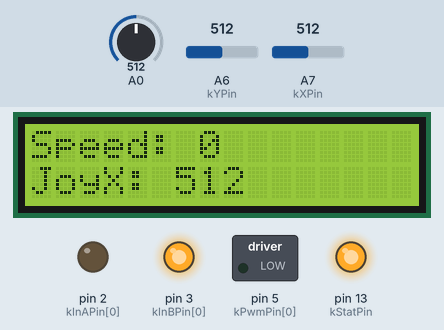
Simulated run of this program. Board: Arduino Nano, built with avr-gcc and run on an emulated ATmega328P. Parts: 16×2 character LCD, switched loads named in the program (green lamp = pin HIGH), output pins drawn as LEDs (lit = HIGH). The inputs (shaded band) are chosen by the test bench; at power-on: A7 (kXPin) = 512, A0 = 512, A6 (kYPin) = 512.

Above: at 1.4 s.
1.5 s: A7 (kXPin) set to 1023
At 2.6 s:
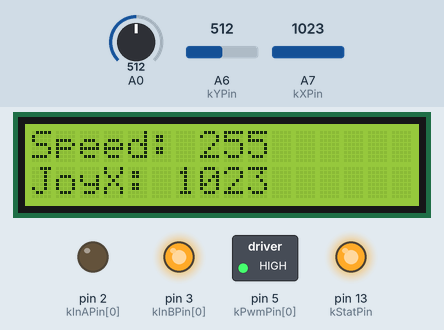
4.5 s: A7 (kXPin) set to 1014
At 5.9 s:
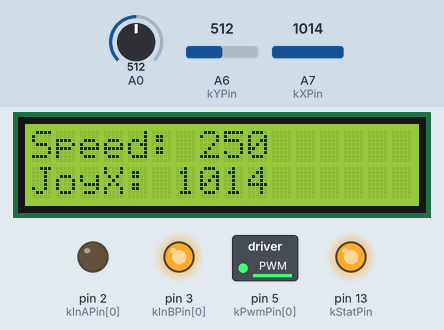
6.2 s: A7 (kXPin) set to 716
At 7.5 s:
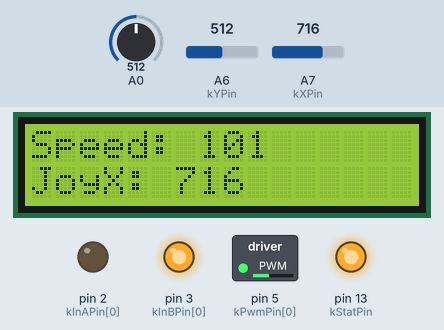
7.8 s: A7 (kXPin) set to 0
At 9.0 s:
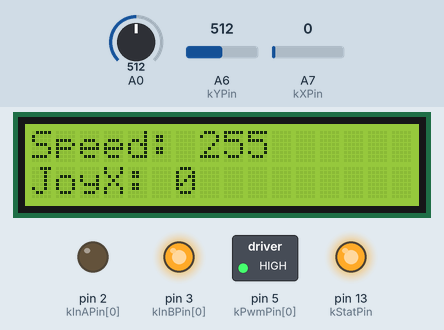
10.8 s: A7 (kXPin) set to 489
At 11.7 s:
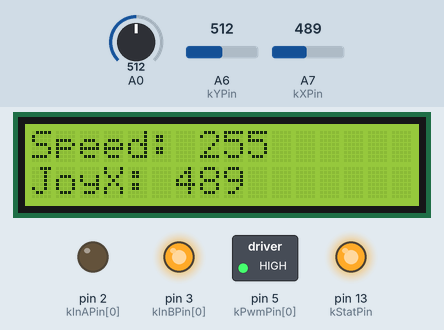
12.5 s: A7 (kXPin) set to 507
At 12.9 s:
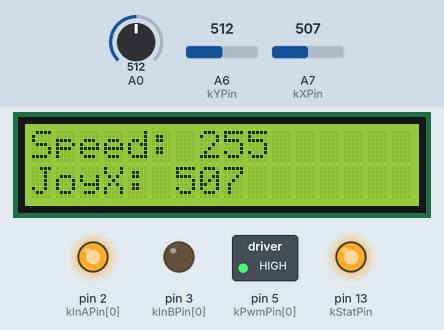
Timing chart, 0 to 15.1 s (numbered marks = the images above; inputs shaded):
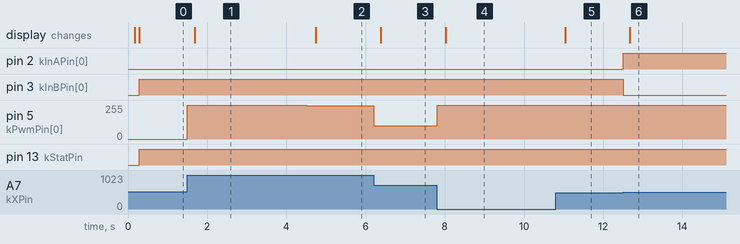

Measured:
- the behaviour switches between 506 and 507 on A7 (kXPin) (found by bisection; images 5 and 6)
- after the input at 1.5 s, pin 5 (kPwmPin[0]): 0/255 → 255/255 at once; the display: changes after 0.18 s (image 1)
- after the input at 4.5 s, pin 5 (kPwmPin[0]): 255/255 → 250/255 at once; the display: changes after 0.24 s (image 2)
- after the input at 6.2 s, pin 5 (kPwmPin[0]): 250/255 → 101/255 at once; the display: changes after 0.19 s (image 3)
- after the input at 7.8 s, pin 5 (kPwmPin[0]): 101/255 → 255/255 at once; the display: changes after 0.22 s (image 4)
- after the input at 10.8 s, the display: changes after 0.24 s (image 5)
- after the input at 12.5 s, pin 2 (kInAPin[0]): LOW → HIGH at once; pin 3 (kInBPin[0]): HIGH → LOW at once; the display: changes after 0.17 s (image 6)

The program:

main.cpp
```cpp
#include <Arduino.h>
#include <LiquidCrystal_PCF8574.h>
#include <Wire.h>

enum MotorMode
{
  BRAKEVCC,
  CW,
  CCW,
  BRAKEGND,
};

enum Motor
{
  MOTOR_A,
  MOTOR_B,
};

const uint8_t PWM_MAX = 255;
const uint8_t PWM_HALF = PWM_MAX / 2;

const int kCurrentSensingThreshhold = 5000;

/* Voltage controlled input pins with hysteresis, CMOS compatible. These two pins
control the state of the bridge in normal operation according to the truth table (brake
to VCC , brake to GND, clockwise and counterclockwise).

Table 1.    Truth table in normal operating conditions
+------+-----+------+-----+-------+-------+---------------------+------------------------+
| INA  | INB | ENA  | ENB | OUTA  | OUTB  |         CS          |          MODE          |
+------+-----+------+-----+-------+-------+---------------------+------------------------+
|    1 |   1 |    1 |   1 | H     | H     | High Imp.           | Brake to VCC           |
|    1 |   0 |    1 |   1 | H     | L     | I_Sense = I_OUT / K | Clockwise (CW)         |
|    0 |   1 |    1 |   1 | L     | H     | I_SENSE = I_OUT / K | Counterclockwise (CCW) |
|    0 |   0 |    1 |   1 | L     | L     | High Imp.           | Brake to GND           |
+------+-----+------+-----+-------+-------+---------------------+------------------------+
For more information, see the VNH2SP30-E motor driver datasheet */
const int kInAPin[2] = {2, 0};
const int kInBPin[2] = {3, 0};

/* Voltage controlled input pins with hysteresis, CMOS compatible. Gates of low side
FETs are modulated by the PWM signal during their ON phase allowing speed
control of the motors. */
const int kPwmPin[2] = {5, 0};

/* When pulled low, disables the half-bridge of the VNH2SP30-E of the motor. In case of
fault detection (thermal shutdown of a high side FET or excessive ON state voltage drop
across a low side FET), this pin is pulled low by the device.

Table 2.    Truth table in fault conditions (detected on OUTA)
+------+-----+------+-----+-------+-------+------------+
| INA  | INB | ENA  | ENB | OUTA  | OUTB  |     CS     |
+------+-----+------+-----+-------+-------+------------+
| 1    | 1   |    1 |   1 | OPEN  | H     | High Imp.  |
| 1    | 0   |    1 |   1 | OPEN  | L     | High Imp.  |
| 0    | 1   |    1 |   1 | OPEN  | H     | I_OUTB / K |
| 0    | 0   |    1 |   1 | OPEN  | L     | High Imp.  |
| X    | X   |    0 |   0 | OPEN  | OPEN  | High Imp.  |
| X    | 1   |    0 |   1 | OPEN  | H     | I_OUTB / K |
| X    | 0   |    0 |   1 | OPEN  | L     | High Imp.  |
+------+-----+------+-----+-------+-------+------------+
For more information, see the VNH2SP30-E motor driver datasheet */
const int kEnPin[2] = {1, 0};

/* Analog current sense input. This input senses a current proportional to the motor
current. The information can be read back as an analog voltage. */
const int kCspPin[2] = {0, 0};

// On-Board LED used as status indication
const int kStatPin = 13;

// LCD
const int kLcdAddress = 0x27;
LiquidCrystal_PCF8574 lcd(kLcdAddress);

// Joystick
const uint8_t kXPin = 7;
const uint8_t kYPin = 6;

void lcdSetup(int address)
{
  Wire.beginTransmission(kLcdAddress);
  lcd.begin(16, 2);
  lcd.setBacklight(255);
}

void motorSetup()
{
  pinMode(kStatPin, OUTPUT);

  // Initialize digital pins as outputs
  for (int i = 0; i < 2; i++)
  {
    pinMode(kInAPin[i], OUTPUT);
    pinMode(kInBPin[i], OUTPUT);
    pinMode(kPwmPin[i], OUTPUT);
  }
  // Initialize braked
  for (int i = 0; i < 2; i++)
  {
    digitalWrite(kInAPin[i], LOW);
    digitalWrite(kInBPin[i], LOW);
  }
}
void motorOff(int motor)
{
  // Initialize braked
  for (int i = 0; i < 2; i++)
  {
    digitalWrite(kInAPin[i], LOW);
    digitalWrite(kInBPin[i], LOW);
  }
  analogWrite(kPwmPin[motor], 0);
}

/* motorGo() will set a motor going in a specific direction
 the motor will continue going in that direction, at that speed
 until told to do otherwise.

 motor: this should be either MOTOR_A (0) or MOTOR_B (1), will select
 which of the two motors to be controlled. Invalid values are ignored.

 mode: Should be one of the following values
  BRAKEVCC (0): Brake to VCC
  CW (1): Turn Clockwise
  CCW (2): Turn Counter-Clockwise
  BRAKEGND (3): Brake to GND

 speed: should be a value between 0 and PWM_MAX (255), higher the number, the faster
 */
void motorGo(Motor motor, MotorMode mode, uint8_t speed)
{

  if (motor == MOTOR_A || motor == MOTOR_B)
  {
    switch (mode)
    {
    case BRAKEVCC: // Brake to VCC
      digitalWrite(kInAPin[motor], HIGH);
      digitalWrite(kInBPin[motor], HIGH);
      break;
    case CW: // Turn Clockwise
      digitalWrite(kInAPin[motor], HIGH);
      digitalWrite(kInBPin[motor], LOW);
      break;
    case CCW: // Turn Counter-Clockwise
      digitalWrite(kInAPin[motor], LOW);
      digitalWrite(kInBPin[motor], HIGH);
      break;
    case BRAKEGND: // Brake to GND
      digitalWrite(kInAPin[motor], LOW);
      digitalWrite(kInBPin[motor], LOW);
      break;

    default:
      // Invalid mode does not change the PWM signal
      return;
    }
    analogWrite(kPwmPin[motor], speed);
  }
  return;
}

void setup()
{
  Serial.begin(115200);
  Wire.begin();

  motorSetup();
  delay(100);
  lcdSetup(kLcdAddress);
  delay(100);
} // setup()

void loop()
{
  uint16_t joyX;
  uint16_t joyY;
  const uint16_t deadZoneX = 5;
  const uint16_t deadZoneY = 5;
  const uint16_t minX = 0;
  const uint16_t minY = 0;
  const uint16_t maxX = 1023;
  const uint16_t maxY = 1023;
  const int calibrateX = -(analogRead(kXPin) - 511);
  const int calibrateY = -(analogRead(kYPin) - 511);

  uint8_t speed;
  MotorMode mode;
  int time = 0;

  String line0;
  String line1;

  float motorCurrent;
  int state = 0;

  while (state == 0)
  {

    joyX = analogRead(kXPin);
    joyY = analogRead(kYPin);

    speed = constrain(map(abs(joyX + calibrateX - 511), minX, (maxX + calibrateX) - 511, 0, 255), 0, 255);

    if (joyX + calibrateX - 511 < -deadZoneX)
    {
      mode = CCW;
    }
    else if (joyX + calibrateX - 511 > deadZoneX)
    {
      mode = CW;
    }
    else
    {
      mode = BRAKEVCC;
      speed = 0;
    }

    if (time % 200 == 0)
    {
      line0 = String("");
      line1 = String("");

      line0 = String(line0 + "Speed: " + String(speed, DEC));
      line1 = String(line1 + "JoyX: " + String(joyX, DEC));
      lcd.clear();
      lcd.print(line0);
      // Serial.println(speed);
      lcd.setCursor(0, 1);
      lcd.print(line1);
      time = 0;
    }

    motorGo(MOTOR_A, mode, speed);

    if ((analogRead(kCspPin[0]) < kCurrentSensingThreshhold) && (analogRead(kCspPin[1]) < kCurrentSensingThreshhold))
    {
      digitalWrite(kStatPin, HIGH);
    }
    else
    {
      digitalWrite(kStatPin, LOW);
      break;
    }
    time = time + 10;
    delay(10);
  }
  motorOff(MOTOR_A);
}
```
